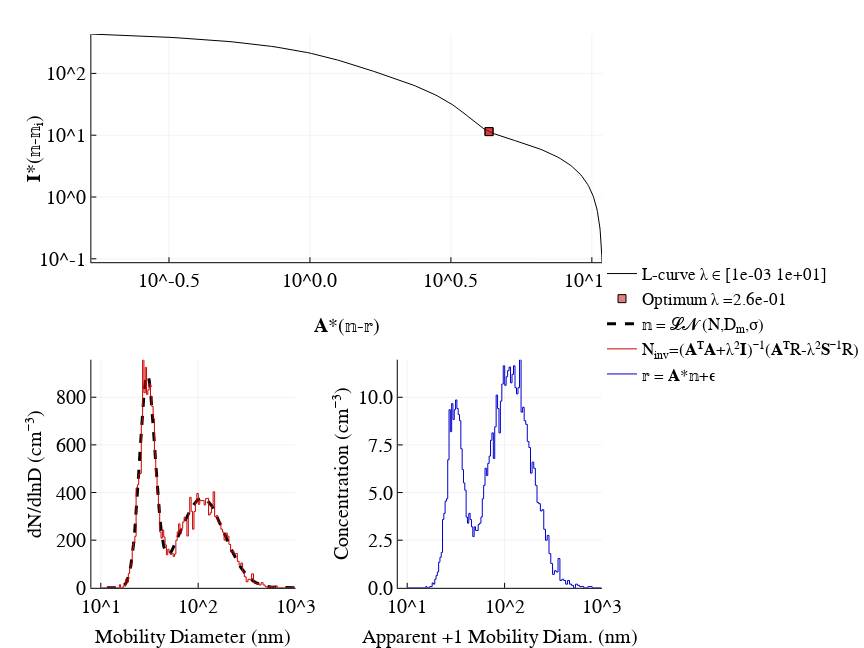

The notebook cell this image was saved under:
### Markdown cell above
## Block 5. Visualization

### Code cell
figure("Helvetica", 2, 6, 4.5, 10)

p1 = plot(L1, L2, xaxis = :log10, yaxis = :log10, xlabel = "𝐀*(𝕟-𝕣)", ylabel = "𝐈*(𝕟-𝕟ᵢ)", color = :black, 
    label = "L-curve"*(@sprintf(" λ ∈ [%.0e %.0e]", λ₁,λ₂)), bottom_margin = 50px)

p1 = plot!([L1[ii], L1[ii]], [L2[ii], L2[ii]], marker = :square, color = RGBA(0.8,0,0,0.5), 
            label = "Optimum λ ="*(@sprintf("%.1e", λopt)),lw = 0, ms = 4)

p2 = plot(𝕟.Dp, 𝕟.S, xaxis = :log10, xticks = [10, 100, 1000],left_margin = 65px, ylabel = "dN/dlnD (cm⁻³)", 
    label = "𝕟 = 𝓛𝓝 (N,Dₘ,σ)", xlabel = "Mobility Diameter (nm)", xlim = (8,1000), ls = :dash, lw = 3, color = :black)

p2 = plot!(𝕟ᵢₙᵥ.Dp, 𝕟ᵢₙᵥ.S, color = RGBA(0.8,0,0,1), lt = :steppre, 
    label = "N<sub>inv</sub>=(𝐀ᵀ𝐀+λ²𝐈)⁻¹(𝐀ᵀR-λ²𝐒⁻¹R)", xlim = (8,1000))

p3 = plot(𝕣.Dp, R, xaxis = :log10, xticks = [10, 100, 1000], lt = :steppre,
    label = "𝕣 = 𝐀*𝕟+ϵ", ylabel = "Concentration (cm⁻³)", xlim = (8,1000),
    color = RGBA(0,0,0.8,1), xlabel = "Apparent +1 Mobility Diam. (nm)", left_margin = 65px)

plot(p1,p2,p3, layout = (l = @layout [a; b c]), right_margin = 0px, legend=:right, top_margin = 15px)

### Figure 1 — Plotly figure (JSON) as saved in the notebook; plotly's stock layout.template omitted (floating-point values rounded to 4 significant figures; data arrays with more than 128 entries replaced by an {"elided": "..."} marker saying what was removed)
{"data": [{"colorbar": {"title": ""}, "legendgroup": "L-curve λ ∈ [1e-03 1e+01]", "line": {"color": "rgba(0, 0, 0, 1.000)", "dash": "solid", "shape": "linear", "width": 1}, "mode": "lines", "name": "L-curve λ ∈ [1e-03 1e+01]", "showlegend": true, "type": "scatter", "x": {"elided": "200 float values"}, "xaxis": "x1", "y": {"elided": "200 float values"}, "yaxis": "y1"}, {"colorbar": {"title": ""}, "legendgroup": "Optimum λ =2.6e-01", "line": {"color": "rgba(204, 0, 0, 0.500)", "dash": "solid", "shape": "linear", "width": 0}, "marker": {"color": "rgba(204, 0, 0, 0.500)", "line": {"color": "rgba(0, 0, 0, 1.000)", "width": 1}, "size": 8, "symbol": "square"}, "mode": "lines+markers", "name": "Optimum λ =2.6e-01", "showlegend": true, "type": "scatter", "x": [4.318, 4.318], "xaxis": "x1", "y": [11.45, 11.45], "yaxis": "y1"}, {"colorbar": {"title": ""}, "legendgroup": "𝕟 = 𝓛𝓝 (N,Dₘ,σ)", "line": {"color": "rgba(0, 0, 0, 1.000)", "dash": "dash", "shape": "linear", "width": 3}, "mode": "lines", "name": "𝕟 = 𝓛𝓝 (N,Dₘ,σ)", "showlegend": true, "type": "scatter", "x": [974.2, 924.9, 878.3, 834.3, 792.9, 753.7, 716.7, 681.8, 648.8, 617.7, 588.3, 560.5, 534.3, 509.5, 486.0, 463.8, 442.9, 423.1, 404.3, 386.5, 369.7, 353.8, 338.6, 324.3, 310.7, 297.8, 285.6, 274.0, 262.9, 252.4, 242.4, 232.9, 223.8, 215.2, 206.9, 199.1, 191.6, 184.4, 177.6, 171.0, 164.8, 158.8, 153.1, 147.6, 142.3, 137.3, 132.5, 127.9, 123.4, 119.2, 115.1, 111.1, 107.3, 103.7, 100.2, 96.86, 93.63, 90.52, 87.52, 84.64, 81.86, 79.18, 76.6, 74.11, 71.71, 69.4, 67.17, 65.01, 62.94, 60.93, 58.99, 57.12, 55.31, 53.57, 51.88, 50.25, 48.68, 47.16, 45.69, 44.26, 42.89, 41.56, 40.27, 39.03, 37.82, 36.66, 35.53, 34.44, 33.38, 32.36, 31.37, 30.41, 29.49, 28.59, 27.72, 26.88, 26.06, 25.27, 24.51, 23.76, 23.05, 22.35, 21.68, 21.02, 20.39, 19.78, 19.18, 18.61, 18.05, 17.51, 16.98, 16.47, 15.98, 15.5, 15.04, 14.59, 14.15, 13.73, 13.32, 12.93, 12.54, 12.17, 11.8, 11.45, 11.11, 10.78, 10.46, 10.15], "xaxis": "x2", "y": [0.08055, 0.1199, 0.1764, 0.2564, 0.3685, 0.5233, 0.7348, 1.02, 1.4, 1.901, 2.552, 3.39, 4.455, 5.794, 7.458, 9.505, 11.99, 14.99, 18.55, 22.76, 27.66, 33.32, 39.8, 47.15, 55.39, 64.55, 74.65, 85.68, 97.63, 110.4, 124.1, 138.4, 153.5, 169.0, 185.0, 201.2, 217.6, 234.0, 250.2, 266.0, 281.3, 295.9, 309.7, 322.4, 334.1, 344.5, 353.5, 361.1, 367.2, 371.7, 374.6, 375.8, 375.5, 373.6, 370.2, 365.3, 359.0, 351.4, 342.6, 332.7, 321.9, 310.3, 297.9, 285.0, 271.6, 257.9, 244.1, 230.2, 216.3, 202.7, 189.6, 177.1, 165.6, 155.5, 147.5, 142.4, 141.3, 145.5, 156.6, 176.2, 205.9, 247.0, 300.1, 364.9, 440.0, 522.3, 607.9, 691.5, 767.2, 829.2, 872.3, 892.8, 888.7, 860.2, 809.6, 740.8, 659.2, 570.3, 479.9, 392.6, 312.5, 241.9, 182.2, 133.6, 95.35, 66.27, 44.89, 29.66, 19.13, 12.07, 7.475, 4.556, 2.749, 1.655, 1.004, 0.6204, 0.3953, 0.2619, 0.1809, 0.1298, 0.09614, 0.0728, 0.05591, 0.04327, 0.03362, 0.02613, 0.0203, 0.01573], "yaxis": "y2"}, {"colorbar": {"title": ""}, "legendgroup": "N<sub>inv</sub>=(𝐀ᵀ𝐀+λ²𝐈)⁻¹(𝐀ᵀR-λ²𝐒⁻¹R)", "line": {"color": "rgba(204, 0, 0, 1.000)", "dash": "solid", "shape": "linear", "width": 1}, "mode": "lines", "name": "N<sub>inv</sub>=(𝐀ᵀ𝐀+λ²𝐈)⁻¹(𝐀ᵀR-λ²𝐒⁻¹R)", "showlegend": true, "type": "scatter", "x": {"elided": "255 float values"}, "xaxis": "x2", "y": {"elided": "255 float values"}, "yaxis": "y2"}, {"colorbar": {"title": ""}, "legendgroup": "𝕣 = 𝐀*𝕟+ϵ", "line": {"color": "rgba(0, 0, 204, 1.000)", "dash": "solid", "shape": "linear", "width": 1}, "mode": "lines", "name": "𝕣 = 𝐀*𝕟+ϵ", "showlegend": true, "type": "scatter", "x": {"elided": "255 float values"}, "xaxis": "x3", "y": {"elided": "255 float values"}, "yaxis": "y3"}], "layout": {"annotations": [], "height": 648, "legend": {"bgcolor": "rgba(255, 255, 255, 1.000)", "bordercolor": "rgba(0, 0, 0, 1.000)", "font": {"color": "rgba(0, 0, 0, 1.000)", "family": "Helvetica", "size": 17}, "tracegroupgap": 0, "x": 1, "y": 0.5}, "margin": {"b": 20, "l": 0, "r": 0, "t": 20}, "paper_bgcolor": "rgba(255, 255, 255, 1.000)", "plot_bgcolor": "rgba(255, 255, 255, 1.000)", "showlegend": true, "width": 864, "xaxis1": {"anchor": "y1", "domain": [0.1517, 1], "gridcolor": "rgba(0, 0, 0, 0.100)", "gridwidth": 0.5, "linecolor": "rgba(0, 0, 0, 1.000)", "mirror": false, "range": [-0.7754, 1.036], "showgrid": true, "showline": true, "showticklabels": true, "tickangle": 0, "tickcolor": "rgb(0, 0, 0)", "tickfont": {"color": "rgba(0, 0, 0, 1.000)", "family": "Helvetica", "size": 20}, "tickmode": "array", "ticks": "inside", "ticktext": ["10^-0.5", "10^0.0", "10^0.5", "10^1.0"], "tickvals": [0.3162, 1, 3.162, 10], "title": "𝐀*(𝕟-𝕣)", "titlefont": {"color": "rgba(0, 0, 0, 1.000)", "family": "Helvetica", "size": 20}, "type": "log", "visible": true, "zeroline": false, "zerolinecolor": "rgba(0, 0, 0, 1.000)"}, "xaxis2": {"anchor": "y2", "domain": [0.1517, 0.491], "gridcolor": "rgba(0, 0, 0, 0.100)", "gridwidth": 0.5, "linecolor": "rgba(0, 0, 0, 1.000)", "mirror": false, "range": [0.9031, 3], "showgrid": true, "showline": true, "showticklabels": true, "tickangle": 0, "tickcolor": "rgb(0, 0, 0)", "tickfont": {"color": "rgba(0, 0, 0, 1.000)", "family": "Helvetica", "size": 20}, "tickmode": "array", "ticks": "inside", "ticktext": ["10^1", "10^2", "10^3"], "tickvals": [10, 100, 1000], "title": "Mobility Diameter (nm)", "titlefont": {"color": "rgba(0, 0, 0, 1.000)", "family": "Helvetica", "size": 20}, "type": "log", "visible": true, "zeroline": false, "zerolinecolor": "rgba(0, 0, 0, 1.000)"}, "xaxis3": {"anchor": "y3", "domain": [0.6608, 1], "gridcolor": "rgba(0, 0, 0, 0.100)", "gridwidth": 0.5, "linecolor": "rgba(0, 0, 0, 1.000)", "mirror": false, "range": [0.9031, 3], "showgrid": true, "showline": true, "showticklabels": true, "tickangle": 0, "tickcolor": "rgb(0, 0, 0)", "tickfont": {"color": "rgba(0, 0, 0, 1.000)", "family": "Helvetica", "size": 20}, "tickmode": "array", "ticks": "inside", "ticktext": ["10^1", "10^2", "10^3"], "tickvals": [10, 100, 1000], "title": "Apparent +1 Mobility Diam. (nm)", "titlefont": {"color": "rgba(0, 0, 0, 1.000)", "family": "Helvetica", "size": 20}, "type": "log", "visible": true, "zeroline": false, "zerolinecolor": "rgba(0, 0, 0, 1.000)"}, "yaxis1": {"anchor": "x1", "domain": [0.6016, 0.9769], "gridcolor": "rgba(0, 0, 0, 0.100)", "gridwidth": 0.5, "linecolor": "rgba(0, 0, 0, 1.000)", "mirror": false, "range": [-1.055, 2.637], "showgrid": true, "showline": true, "showticklabels": true, "tickangle": 0, "tickcolor": "rgb(0, 0, 0)", "tickfont": {"color": "rgba(0, 0, 0, 1.000)", "family": "Helvetica", "size": 20}, "tickmode": "array", "ticks": "inside", "ticktext": ["10^-1", "10^0", "10^1", "10^2"], "tickvals": [0.1, 1, 10, 100], "title": "𝐈*(𝕟-𝕟ᵢ)", "titlefont": {"color": "rgba(0, 0, 0, 1.000)", "family": "Helvetica", "size": 20}, "type": "log", "visible": true, "zeroline": false, "zerolinecolor": "rgba(0, 0, 0, 1.000)"}, "yaxis2": {"anchor": "x2", "domain": [0.06609, 0.4413], "gridcolor": "rgba(0, 0, 0, 0.100)", "gridwidth": 0.5, "linecolor": "rgba(0, 0, 0, 1.000)", "mirror": false, "range": [0, 957.6], "showgrid": true, "showline": true, "showticklabels": true, "tickangle": 0, "tickcolor": "rgb(0, 0, 0)", "tickfont": {"color": "rgba(0, 0, 0, 1.000)", "family": "Helvetica", "size": 20}, "tickmode": "array", "ticks": "inside", "ticktext": ["0", "200", "400", "600", "800"], "tickvals": [0, 200, 400, 600, 800], "title": "dN/dlnD (cm⁻³)", "titlefont": {"color": "rgba(0, 0, 0, 1.000)", "family": "Helvetica", "size": 20}, "type": "-", "visible": true, "zeroline": false, "zerolinecolor": "rgba(0, 0, 0, 1.000)"}, "yaxis3": {"anchor": "x3", "domain": [0.06609, 0.4413], "gridcolor": "rgba(0, 0, 0, 0.100)", "gridwidth": 0.5, "linecolor": "rgba(0, 0, 0, 1.000)", "mirror": false, "range": [0, 11.97], "showgrid": true, "showline": true, "showticklabels": true, "tickangle": 0, "tickcolor": "rgb(0, 0, 0)", "tickfont": {"color": "rgba(0, 0, 0, 1.000)", "family": "Helvetica", "size": 20}, "tickmode": "array", "ticks": "inside", "ticktext": ["0.0", "2.5", "5.0", "7.5", "10.0"], "tickvals": [0, 2.5, 5, 7.5, 10], "title": "Concentration (cm⁻³)", "titlefont": {"color": "rgba(0, 0, 0, 1.000)", "family": "Helvetica", "size": 20}, "type": "-", "visible": true, "zeroline": false, "zerolinecolor": "rgba(0, 0, 0, 1.000)"}}}
